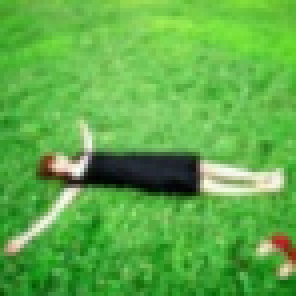
#> input picture PY/p.png, 74 x 74 px, found by its file name (shown 4 times larger)
$ python case4.py   (Python 2 division)
#> lines starting #> are read from the running program, lines starting #| are printed output that depends on the picture
# coding=utf-8

# 给你的头像右上角加上数字达到示例图的类似效果

from PIL import Image,ImageDraw,ImageFont

def addNum(filePath):
#> called with filePath = 'E:/PycharmProjects/p.png'
     img = Image.open(filePath)
#> img is the input picture: PIL image 74x74 RGBA; mean R, G, B, A 94.2, 174.1, 71.4, 255
     size = img.size
#> size = (74, 74)
     fontSize = size[1] / 4
#> fontSize = 18
     draw = ImageDraw.Draw(img)

     ttFont = ImageFont.truetype("simsun.ttc", fontSize)
     draw.text((fontSize, fontSize), "88","black", font=ttFont)
     del draw
     img.save('E:/PycharmProjects/result.png')
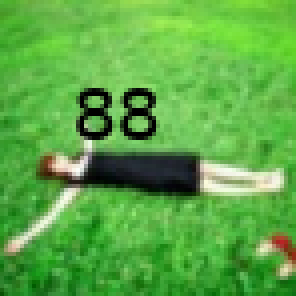
#> saved as result.png: PIL image 74x74 RGBA (shown 4 times larger); mean R, G, B, A 91.2, 169.3, 69, 255
     img.show()

print addNum("E:/PycharmProjects/p.png")
